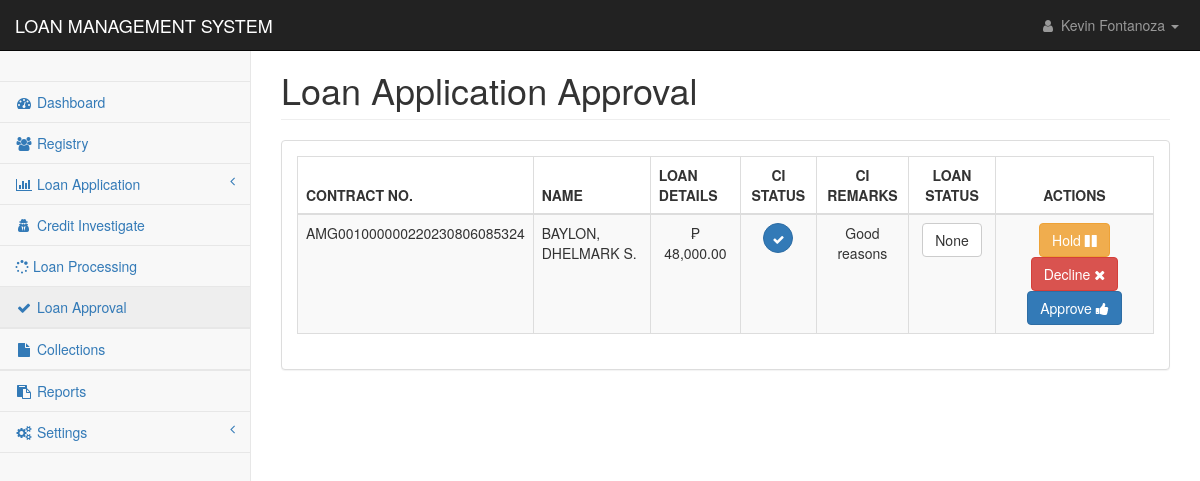
The page /pages/loan_approval.php (signed in) on the database as committed earlier.
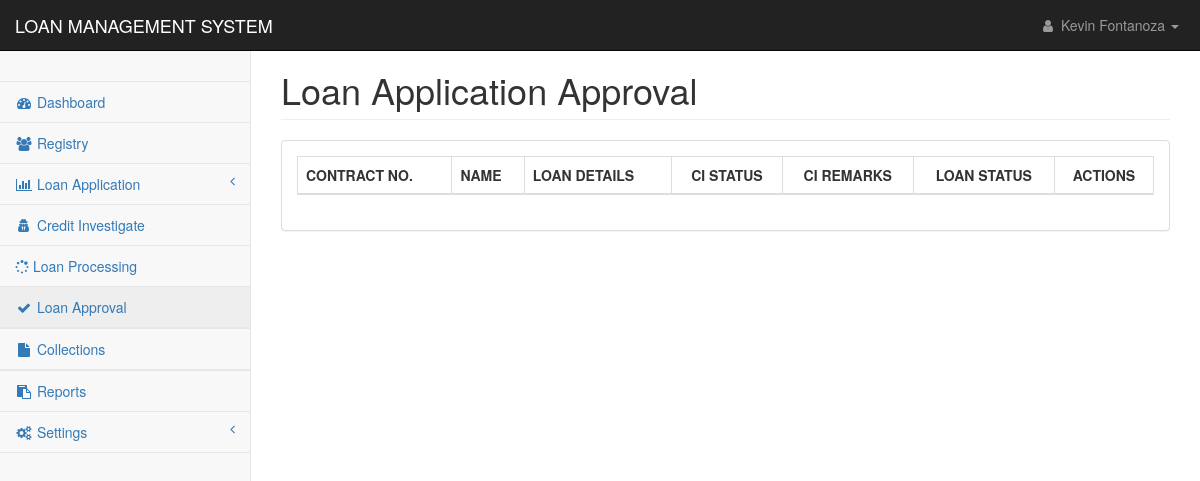
The same page on the database as committed later.
### tables this page shows
CREATE TABLE `loan_applications` (
  `loan_id` int(11) NOT NULL,
  `contract_no` text NOT NULL,
  `client_id` text NOT NULL,
  `loan_type` int(11) NOT NULL,
  `loan_duration` int(11) NOT NULL,
  `loan_amount` double NOT NULL,
  `interest_amount` double NOT NULL,
  `other_fee` double NOT NULL,
  `total_cashout` double NOT NULL,
  `monthly_amortization` int(11) NOT NULL,
  `mop` text NOT NULL,
  `ob` double NOT NULL,
  `udi_percentage` int(11) NOT NULL,
  `udi_value` double NOT NULL,
  `interest_percentage` int(11) NOT NULL,
  `application_date` datetime NOT NULL DEFAULT current_timestamp(),
  `ci_status` int(11) NOT NULL,
  `ci_by` text NOT NULL,
  `ci_remarks` text NOT NULL,
  `ci_date` datetime DEFAULT NULL,
  `approval` int(11) NOT NULL,
  `processed_by` text NOT NULL,
  `date_flagged` datetime DEFAULT NULL,
  `remarks` text NOT NULL,
  `paid` int(11) NOT NULL,
  `loan_status` text NOT NULL,
  `process_status` int(11) NOT NULL,
  `effective_date` date NOT NULL
);

CREATE TABLE `applicants_personal` (
  `applicant_id` int(11) NOT NULL,
  `applicant_code` text NOT NULL,
  `firstname` text NOT NULL,
  `middlename` text NOT NULL,
  `lastname` text NOT NULL,
  `suffix` text NOT NULL,
  `nickname` text NOT NULL,
  `age` text NOT NULL,
  `gender` text NOT NULL,
  `contact1` text NOT NULL,
  `mstatus` text NOT NULL,
  `dob1` date NOT NULL,
  `pob1` text NOT NULL,
  `block1` text NOT NULL,
  `street1` text NOT NULL,
  `phase1` text NOT NULL,
  `brgy1` text NOT NULL,
  `city1` text NOT NULL,
  `province1` text NOT NULL,
  `map_url` text NOT NULL,
  `residence1` text NOT NULL,
  `lwith1` text NOT NULL,
  `block2` text NOT NULL,
  `street2` text NOT NULL,
  `phase2` text NOT NULL,
  `brgy2` text NOT NULL,
  `city2` text NOT NULL,
  `province2` text NOT NULL,
  `residence2` text NOT NULL,
  `lwith2` text NOT NULL,
  `mothername` text NOT NULL,
  `mothercon` text NOT NULL,
  `fathername` text NOT NULL,
  `fathercon` text NOT NULL,
  `file` text NOT NULL,
  `date_encoded` date NOT NULL
);

### pages/loan_approval.php (the view, shortened to what this page needs)
<?php
include('../config/conn.php');
?>
<!DOCTYPE html>
<html lang="en">
<head>
    <link href="../css/bootstrap.min.css" rel="stylesheet">
    <link href="../css/metisMenu.min.css" rel="stylesheet">
    <link href="../css/dataTables/dataTables.bootstrap.css" rel="stylesheet">
    <link href="../css/dataTables/dataTables.responsive.css" rel="stylesheet">
    <link href="../css/startmin.css" rel="stylesheet">
    <link href="../css/font-awesome.min.css" rel="stylesheet" type="text/css">
</head>
<body>
    <div id="wrapper">
        <?php include('nav.php');?>
        <div id="page-wrapper">
            <div class="container-fluid">
                <div class="row">
                    <div class="col-lg-12">
                        <h1 class="page-header">Loan Application Approval</h1>
                    </div>
                </div>
                <div class="row">
                    <div class="col-lg-12">
                        <div class="panel panel-default">
                            <div class="panel-body">
                                <div class="table-responsive">
                                    <table class="table table-striped table-bordered table-hover"
                                        id="dataTables-example">
                                        <thead>
                                            <tr>
                                                <th>CONTRACT NO.</th>
                                                <th>NAME</th>
                                                <th>LOAN DETAILS</th>
                                                <th class="text-center">CI STATUS</th>
                                                <th class="text-center">CI REMARKS</th>
                                                <th class="text-center">LOAN STATUS</th>
                                                <th class="text-center">ACTIONS</th>
                                            </tr>
                                        </thead>
                                        <tbody>
                                            <?php
                                                    $sql ="SELECT * FROM loan_applications
                                                    INNER JOIN applicants_personal
                                                    ON applicants_personal.applicant_code = loan_applications.client_id
                                                    WHERE approval=0 AND ci_status != 0 ORDER BY applicants_personal.lastname ASC";
                                                    $res = mysqli_query($con,$sql);
                                                        if(mysqli_num_rows($res) > 0){
                                                            while($row = mysqli_fetch_assoc($res)) {
                                                                ?><tr class="odd gradeX">
                                                <td><?php echo $row['contract_no'];?></td>
                                                <td><?php echo $row['lastname'].', '.$row['firstname'].' '.$row['suffix'].' '.$row['middlename'];?>
                                                </td>
                                                <td class="text-center">₱
                                                    <?php echo number_format($row['loan_amount'],2);?></td>
                                                <td style="text-align:center">
                                                    <?php
                                                    if($row['ci_status']==1){
                                                            echo '<button type="button" class="btn btn-primary btn-circle"><i class="fa fa-check"></i></button>';}
                                                    else{
                                                            echo '<button type="button" class="btn btn-danger btn-circle"><i class="fa fa-times"></i></button>';
                                                        }
                                                    ?>
                                                </td>
                                                <td style="text-align:center">
                                                    <?php echo $row['ci_remarks']?>
                                                </td>
                                                <td style="text-align:center">
                                                    <?php
                                                    if($row['remarks']== "approved"){
                                                        echo '<button type="button" class="btn btn-primary"> Approved</button>';
                                                    }else if($row['remarks']== "decline"){
                                                        echo '<button type="button" class="btn btn-danger"> Declined</button>';
                                                    }else if($row['remarks']== "hold"){
                                                        echo '<button type="button" class="btn btn-warning"> On Hold</button>';
                                                    }else{
                                                        echo '<span class="btn btn-default"> None </span>';
                                                    }
                                                    ?>
                                                </td>
                                                <td class="text-center">
                                                    <button type="button" class="btn btn-warning btn-sml"
                                                        data-target="#hold-<?= $row['contract_no'] ?>"
                                                        data-toggle="modal">
                                                        Hold <i class="fa fa-pause" aria-hidden="true"
                                                            title="Copy to use save"></i></button>
                                                    <button type="button" class="btn btn-danger btn-sml"
                                                        data-target="#decline-<?= $row['contract_no'] ?>"
                                                        data-toggle="modal">
                                                        Decline <i class="fa fa-times" aria-hidden="true"
                                                            title="Copy to use save"></i></button>
                                                    <button type="button" class="btn btn-primary btn-sml"
                                                        data-target="#approve-<?= $row['contract_no'] ?>"
                                                        data-toggle="modal">
                                                        Approve <i class="fa fa-thumbs-up" aria-hidden="true"
                                                            title="Copy to use save"></i></button>
                                                </td>
                                            </tr><?php
                                                            }
                                                        }
                                                ?>
                                        </tbody>
                                    </table>
                                </div>
                            </div>
                        </div>
                    </div>
                </div>
            </div>
        </div>
    </div>
</body>
</html>

### pages/nav.php (shortened to what this page needs)
<nav class="navbar navbar-inverse navbar-fixed-top" role="navigation">
    <div class="navbar-header">
        <a class="navbar-brand" href="index.php">LOAN MANAGEMENT SYSTEM</a>
    </div>
    <ul class="nav navbar-right navbar-top-links">
        <li class="dropdown">
            <a class="dropdown-toggle" data-toggle="dropdown" href="#">
                <i class="fa fa-user fa-fw"></i> <?php echo $_SESSION['name'];?> <b class="caret"></b>
            </a>
        </li>
    </ul>
    <div class="navbar-default sidebar" role="navigation">
        <div class="sidebar-nav navbar-collapse">
            <ul class="nav" id="side-menu">
                <li class="sidebar-search">
                </li>
                <li>
                    <a href="index.php"><i class="fa fa-dashboard fa-fw"></i> Dashboard</a>
                </li>
                <li>
                    <a href="registry_applicant.php"><i class="fa fa-users fa-fw"></i> Registry</a>
                <li>
                    <a href="#"><i class="fa fa-bar-chart fa-fw"></i> Loan Application<span class="fa arrow"></span></a>
                </li>
                <li>
                    <a href="loan_credit_investigation.php"><i class="fa fa-user-secret fa-fw"></i> Credit
                        Investigate</a>
                </li>
                <li>
                    <a href="process_loan.php"><i class="fa fa-spinner"></i> Loan Processing</a>
                </li>
                <li>
                    <a href="loan_approval.php"><i class="fa fa-check fa-fw"></i> Loan Approval</a>
                <li>
                <li>
                    <a href="#"><i class="fa fa-file fa-fw"></i> Collections</a>
                <li>
                <li>
                    <a href="#"><i class="fa fa-clipboard fa-fw"></i> Reports</a>
                <li>
                    <a href="#"><i class="fa fa-cogs fa-fw"></i> Settings<span class="fa arrow"></span></a>
                </li>
            </ul>
        </div>
    </div>
</nav>

### css/startmin.css (style rules this page uses)
body { background-color: #f8f8f8; }
#wrapper { width: 100%; }
#page-wrapper { padding-top: 30px; min-height: 568px; background-color: #fff; }
@media (min-width:768px) { #page-wrapper { position: inherit; margin-left: 250px; padding: 30px 15px 0 15px; border-left: 1px solid #e7e7e7; } }
.navbar-header { float: left; }
.navbar-right { text-align: right; }
.navbar-top-links { margin: 0; }
.navbar-top-links li { display: inline-block; }
.navbar-top-links li:last-child { margin-right: 6px; }
.navbar-top-links li a { padding: 15px; min-height: 50px; }
.navbar-top-links>li>a { color: #999; }
.sidebar .sidebar-nav.navbar-collapse { padding-right: 0; padding-left: 0; }
.sidebar .sidebar-search { padding: 15px; }
.sidebar ul li { border-bottom: 1px solid #e7e7e7; }
.sidebar ul li a.active { background-color: #eee; }
.sidebar .arrow { float: right; }
.sidebar .fa.arrow:before { content: "\f104"; }
@media (min-width:768px) { .sidebar { z-index: 1; position: absolute; width: 250px; margin-top: 51px; } }
.btn-circle { width: 30px; height: 30px; padding: 6px 0; border-radius: 15px; text-align: center; font-size: 12px; line-height: 1.428571429; }

Rows that differ between the two databases and show on the page:
no longer on this page (row edited): loan_applications: contract_no "AMG001000000220230806085324", applicants_personal.lastname "BAYLON", applicants_personal.firstname "DHELMARK", applicants_personal.middlename "S.", loan_amount "48,000.00", ci_status 1 (drawn), ci_remarks "Good reasons", remarks "None"
